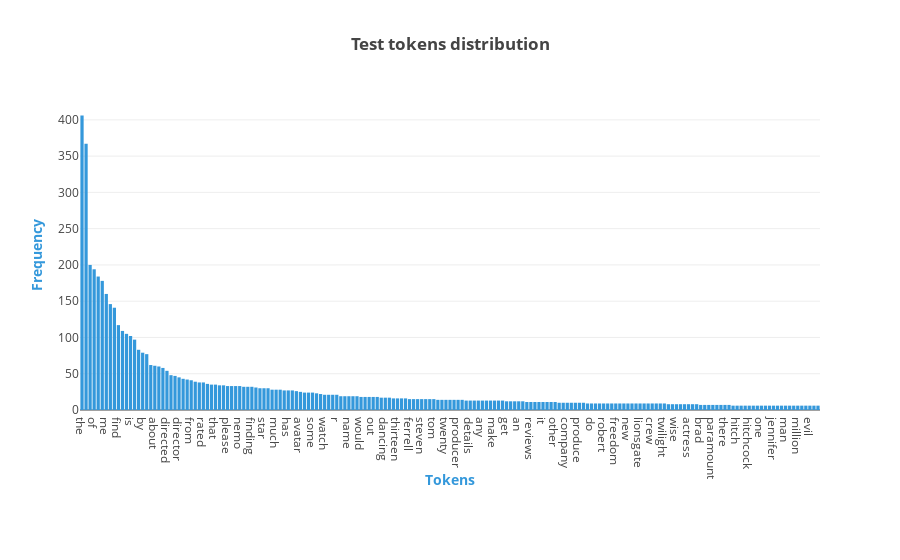

Here is the notebook cell this chart was saved with:
### Code cell
X_axis = []
Y_axis = []
sorted_dict = sorted(token_count_dictionary.items(), key=itemgetter(1), reverse=True)

for token, token_count in sorted_dict:
        if token_count > 5:
            X_axis.append(token)
            Y_axis.append(token_count)

assert(len(X_axis) == len(Y_axis)) 

plotly.offline.iplot({
    "data": [Bar(orientation = "v",
                 x = X_axis,
                 y = Y_axis,
                 marker = dict(color = "#3498db"))],
    "layout": Layout(title="<b>Test tokens distribution</b>", 
                     xaxis=dict(title='<b>Tokens</b>', dtick=3, titlefont=dict(color='#3498db')),
                     yaxis=dict(title='<b>Frequency</b>', titlefont=dict(color='#3498db')),
                     margin=Margin(b=150)
                    )
})

### Figure 1 — Plotly figure (JSON) as saved in the notebook; plotly's stock layout.template omitted (floating-point values rounded to 4 significant figures; data arrays with more than 128 entries replaced by an {"elided": "..."} marker saying what was removed)
{"data": [{"marker": {"color": "#3498db"}, "orientation": "v", "type": "bar", "x": {"elided": "183 str values"}, "y": {"elided": "183 int values"}}], "layout": {"margin": {"b": 150}, "title": "<b>Test tokens distribution</b>", "xaxis": {"dtick": 3, "title": "<b>Tokens</b>", "titlefont": {"color": "#3498db"}}, "yaxis": {"title": "<b>Frequency</b>", "titlefont": {"color": "#3498db"}}}}
